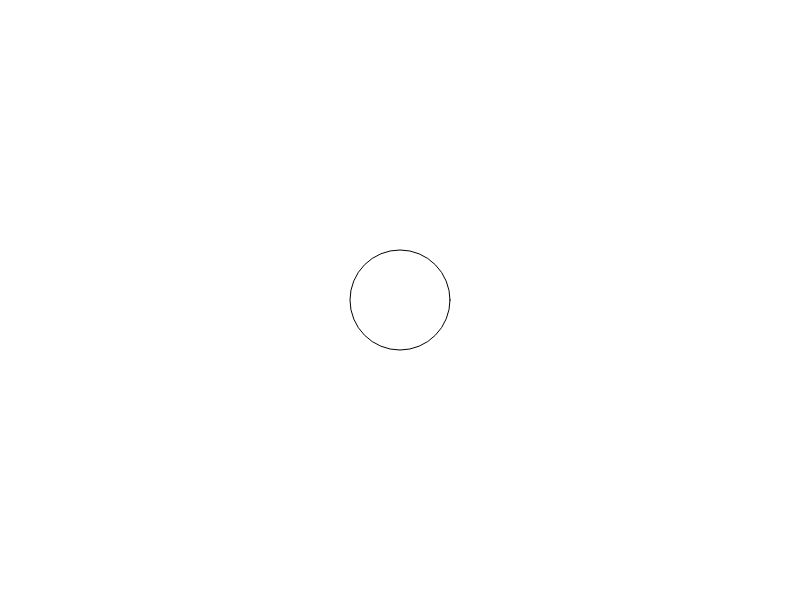
Frame 1 (no input)
Frame 60 (no input): identical to frame 1, image omitted
Frame 120 (the mouse pressed at the canvas centre since frame 60): identical to frame 1, image omitted

The p5.js sketch that drew this single still picture (run headless with seeded random() and noise() and a simulated clock; from frame 60 on, the mouse is pressed at the canvas centre):

// p5.js sketch
// ── sketch.js
function setup() {
  createCanvas(800, 600);
  ellipse(width / 2, height / 2, 100, 100);
}

function draw() {

}
